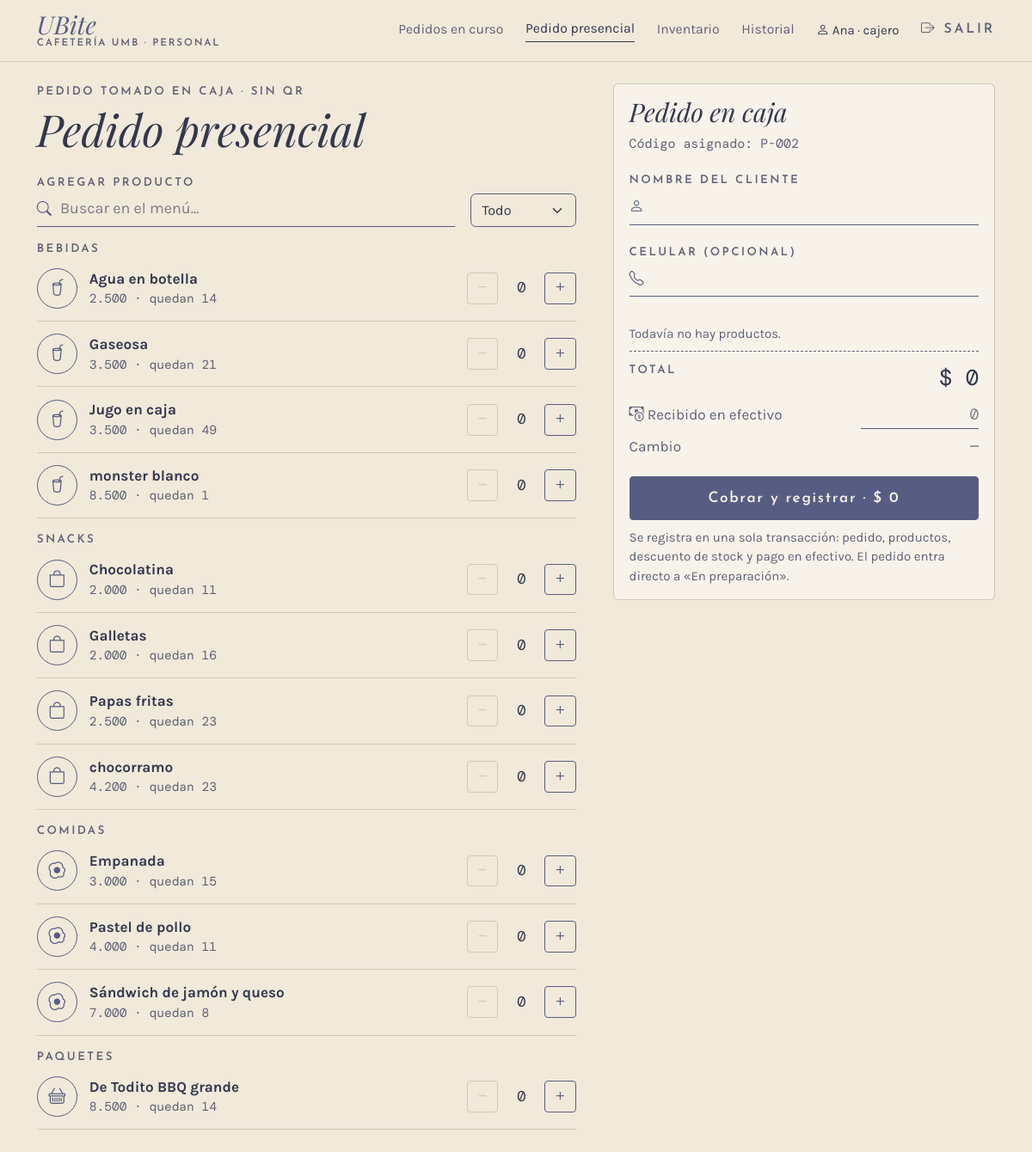
Before: /caja/presencial (signed in) with the older database file.
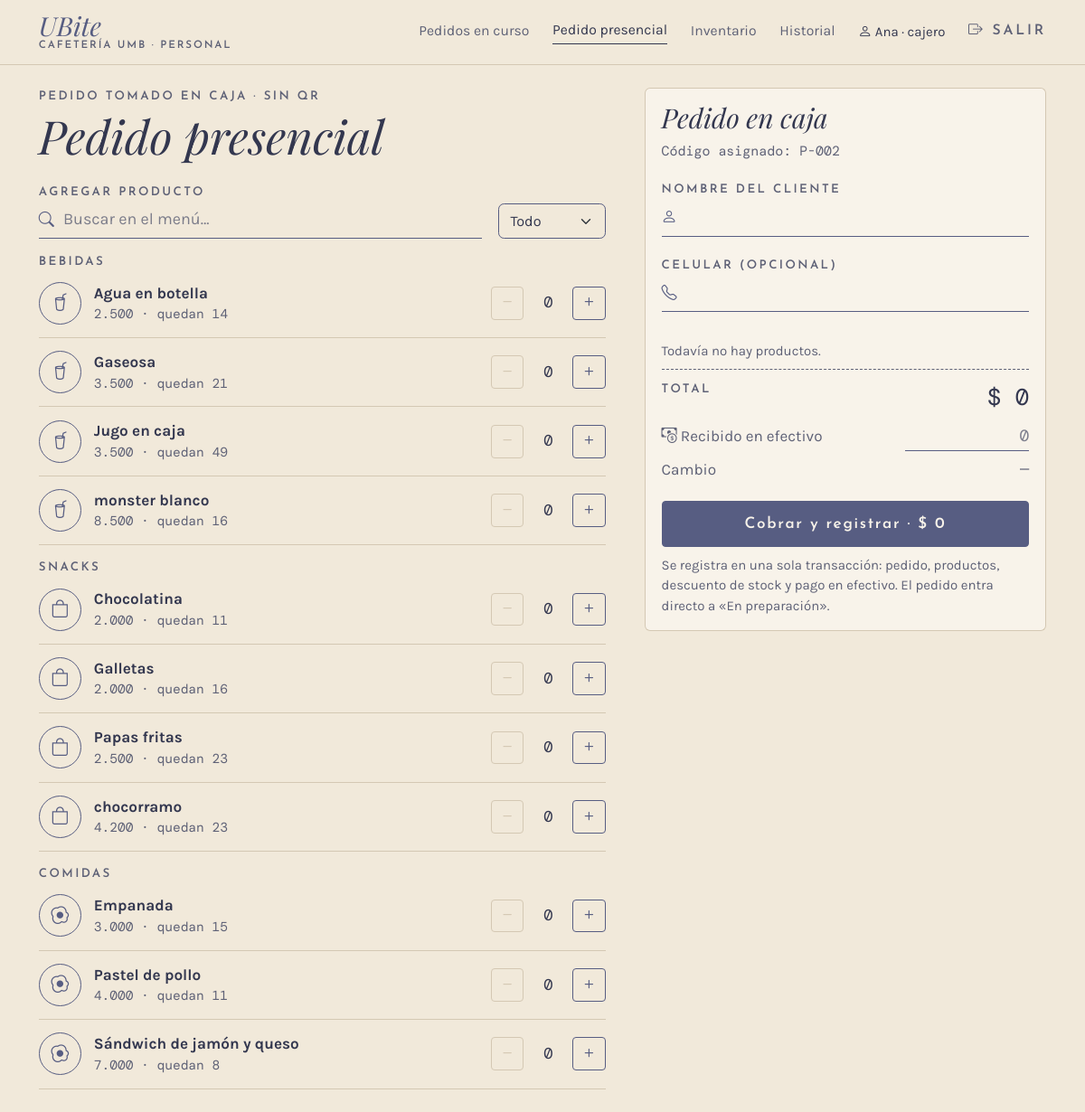
After: the same page with the newer database file.
### app/models.py (models this page shows, shortened)
class Categoria(db.Model):
    __tablename__ = "categoria"
    id_categoria = db.Column(db.Integer, primary_key=True, autoincrement=True)
    nombre = db.Column(db.Text, nullable=False, unique=True)
    productos = db.relationship("Producto", back_populates="categoria", lazy=True)

class Producto(db.Model):
    __tablename__ = "producto"
    __table_args__ = (
        db.CheckConstraint("precio > 0", name="ck_producto_precio"),
        db.CheckConstraint("stock_actual >= 0", name="ck_producto_stock"),
        db.CheckConstraint("stock_minimo >= 0", name="ck_producto_minimo"),
    )
    id_producto = db.Column(db.Integer, primary_key=True, autoincrement=True)
    nombre = db.Column(db.Text, nullable=False)
    descripcion = db.Column(db.Text)
    precio = db.Column(db.Float, nullable=False)
    stock_actual = db.Column(db.Integer, nullable=False, default=0)
    stock_minimo = db.Column(db.Integer, nullable=False, default=0)
    activo = db.Column(db.Boolean, nullable=False, default=True)
    id_categoria = db.Column(db.Integer, db.ForeignKey("categoria.id_categoria"), nullable=False)
    categoria = db.relationship("Categoria", back_populates="productos")

### app/routes/caja.py (the view, shortened to what this page needs)
@bp.route("/presencial", methods=["GET", "POST"])
@rol_requerido(*PERSONAL)
def presencial():
    menu = servicios.menu_por_categoria()
    codigo = servicios.siguiente_codigo("presencial")
    if request.method == "GET":
        return render_template("caja/presencial.html", menu=menu, form={}, codigo=codigo)

### app/__init__.py (called while the page is built)
def pesos(valor):
    return f"{valor:,.0f}".replace(",", ".")

@login_manager.user_loader
def cargar_usuario(id_usuario):
    from .models import Usuario
    u = db.session.get(Usuario, int(id_usuario))
    return u if u is not None and u.activo else None

### app/database.py (called while the page is built)
@event.listens_for(Engine, "begin")
def _iniciar(conexion):
    conexion.exec_driver_sql("BEGIN IMMEDIATE" if _escritura.get() else "BEGIN")

### app/models.py (called while the page is built)
    @property
    def is_active(self):
        return bool(self.activo)

### app/routes/__init__.py (called while the page is built)
def rol_requerido(*roles):
    def decorador(vista):
        @wraps(vista)
        @login_required
        def envoltura(*args, **kwargs):
            if current_user.rol not in roles:
                abort(403)
            return vista(*args, **kwargs)
        return envoltura
    return decorador

### app/routes/cliente.py (called while the page is built)
@bp.app_context_processor
def datos_carrito():
    carrito = session.get("carrito", {})
    return {"unidades_carrito": sum(carrito.values())}

### app/servicios.py (called while the page is built)
def menu_por_categoria():
    productos = (Producto.query.filter_by(activo=True)
                 .order_by(Producto.id_categoria, Producto.nombre).all())
    menu = {}
    for p in productos:
        menu.setdefault(p.categoria.nombre, []).append(p)
    return menu

### app/templates/caja/presencial.html (shortened to what this page needs)
{% extends "caja/_base.html" %}
{% set titulo_barra = "Pedido presencial" %}
{% set iconos = {"Bebidas": "bi-cup-straw", "Snacks": "bi-bag", "Comidas": "bi-egg-fried"} %}
{% block panel %}
<form method="post" class="presencial" id="presencial">
  <div class="zona-titulo">
    <p class="etiqueta mb-1">Pedido tomado en caja · sin QR</p>
    <h1 class="titulo display-5 mb-0 d-none d-lg-block">Pedido presencial</h1>
  </div>
  <div class="zona-productos">
    <label class="etiqueta" for="buscar">Agregar producto</label>
    <div class="d-flex gap-3 align-items-end mb-2">
      <div class="campo-icono flex-fill"><i class="bi bi-search"></i>
        <input class="form-control linea-campo" id="buscar" placeholder="Buscar en el menú…" autocomplete="off">
      </div>
      <select class="form-select selector-categoria" id="categoria" aria-label="Categoría">
        <option value="">Todo</option>
      </select>
    </div>
    {% for categoria, productos in menu.items() %}
    <section class="categoria" data-categoria="{{ categoria }}">
      <h2 class="etiqueta mt-3 mb-0">{{ categoria }}</h2>
      {% for p in productos %}
      <div class="fila-menu {% if p.stock_actual == 0 %}agotado{% endif %}" data-nombre="{{ p.nombre|lower }}">
        <span class="icono d-none d-sm-flex"><i class="bi {{ iconos.get(categoria, 'bi-basket') }}"></i></span>
        <div class="info">
          <div class="fw-bold">{{ p.nombre }}</div>
          <div class="detalle mono">{{ p.precio|pesos }} · {% if p.stock_actual %}quedan {{ p.stock_actual }}{% else %}agotado{% endif %}</div>
        </div>
        <div class="contador stepper" data-precio="{{ p.precio }}" data-nombre="{{ p.nombre }}">
          <button type="button" class="btn-mas menos" aria-label="Quitar {{ p.nombre }}"><i class="bi bi-dash"></i></button>
          <input class="cant-input mono" type="number" name="cant_{{ p.id_producto }}" min="0" max="{{ p.stock_actual }}"
                 value="{{ form.get('cant_' ~ p.id_producto, 0) }}" aria-label="Cantidad de {{ p.nombre }}">
          <button type="button" class="btn-mas mas" aria-label="Agregar {{ p.nombre }}"><i class="bi bi-plus"></i></button>
        </div>
      </div>
      {% endfor %}
    </section>
    {% endfor %}
  </div>
  <aside class="zona-pedido">
  <div class="zona-datos tarjeta">
    <h2 class="titulo fs-3 d-none d-lg-block">Pedido en caja</h2>
    <p class="mono small suave">Código asignado: {{ codigo }}</p>
    <label class="etiqueta" for="nombre">Nombre del cliente</label>
    <div class="campo-icono mb-3"><i class="bi bi-person"></i>
      <input class="form-control linea-campo" id="nombre" name="nombre" maxlength="60" value="{{ form.get('nombre', '') }}" required>
    </div>
    <label class="etiqueta" for="telefono">Celular (opcional)</label>
    <div class="campo-icono"><i class="bi bi-telephone"></i>
      <input class="form-control linea-campo" id="telefono" name="telefono" inputmode="numeric" maxlength="13" value="{{ form.get('telefono', '') }}">
    </div>
  </div>
  <div class="zona-resumen tarjeta lineas-total" id="resumen">
    <div id="lineas"><p class="small suave mb-0">Todavía no hay productos.</p></div>
    <div class="fila total"><span class="etiqueta">Total</span><span class="mono fs-4">$ <span id="total">0</span></span></div>
    <div class="fila align-items-center">
      <label class="suave" for="recibido"><i class="bi bi-cash-coin"></i> Recibido en efectivo</label>
      <input class="form-control linea-campo mono text-end recibido" id="recibido" inputmode="numeric" placeholder="0">
    </div>
    <div class="fila suave"><span>Cambio</span><span class="mono" id="cambio">0</span></div>
    <button class="btn btn-ubite w-100 mt-3" type="submit" id="cobrar">Cobrar y registrar · $ <span id="total-boton">0</span></button>
    <p class="small suave mt-2 mb-0">Se registra en una sola transacción: pedido, productos, descuento de stock y pago en efectivo. El pedido entra directo a «En preparación».</p>
  </div>
  </aside>
</form>
{% endblock %}

### app/templates/caja/_base.html (shortened to what this page needs)
{% extends "base.html" %}
{% block clase_main %}{{ 'con-lateral' if es_admin }} container-xl py-4 con-barra-inferior{% endblock %}
{% block encabezado %}
<header class="barra {{ 'd-lg-none' if es_admin }}">
  <div class="container-xl d-flex justify-content-between align-items-center">
    <a class="marca {% if titulo_barra %}d-none d-lg-inline-block{% endif %}" href="{{ url_for(menu_personal[0][0]) }}">
      <span class="nombre">UBite</span><span class="sub">Cafetería UMB · Personal</span>
    </a>
    {% if not es_admin %}
    <nav class="nav-personal d-none d-lg-flex gap-4 align-items-center">
      {% for ruta, texto, _ in menu_personal %}
      <a href="{{ url_for(ruta) }}" class="{{ 'activo' if seccion == ruta }}">{{ texto }}</a>
      {% endfor %}
      <span class="small"><i class="bi bi-person"></i> {{ current_user.nombre.split(' ')[0] }} · {{ current_user.rol }}</span>
      <a href="{{ url_for('auth.salir') }}" class="etiqueta"><i class="bi bi-box-arrow-right"></i> Salir</a>
    </nav>
    {% endif %}
  </div>
</header>
{% endblock %}
{% block contenido %}
{% block panel %}{% endblock %}
{% endblock %}

Changed rows visible on the page:
no longer on this page (row unchanged): Categoria: nombre "PAQUETES"
removed Producto: nombre "De Todito BBQ grande", precio|pesos "8.500", stock_actual "14", get "0", shown under "PAQUETES"
changed Producto "monster blanco": stock_actual "1" → "16"
